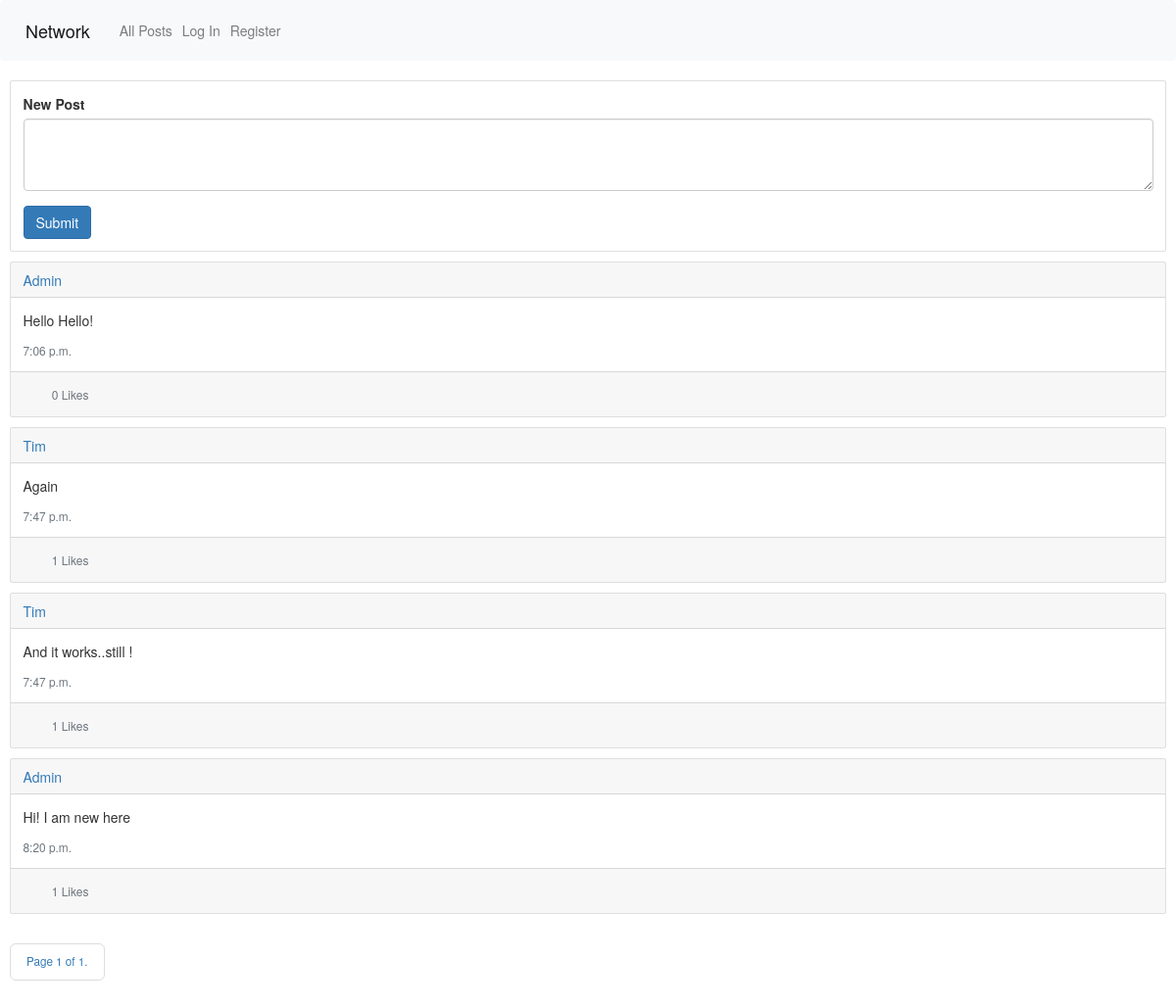
The app's page /?page=3, older data.
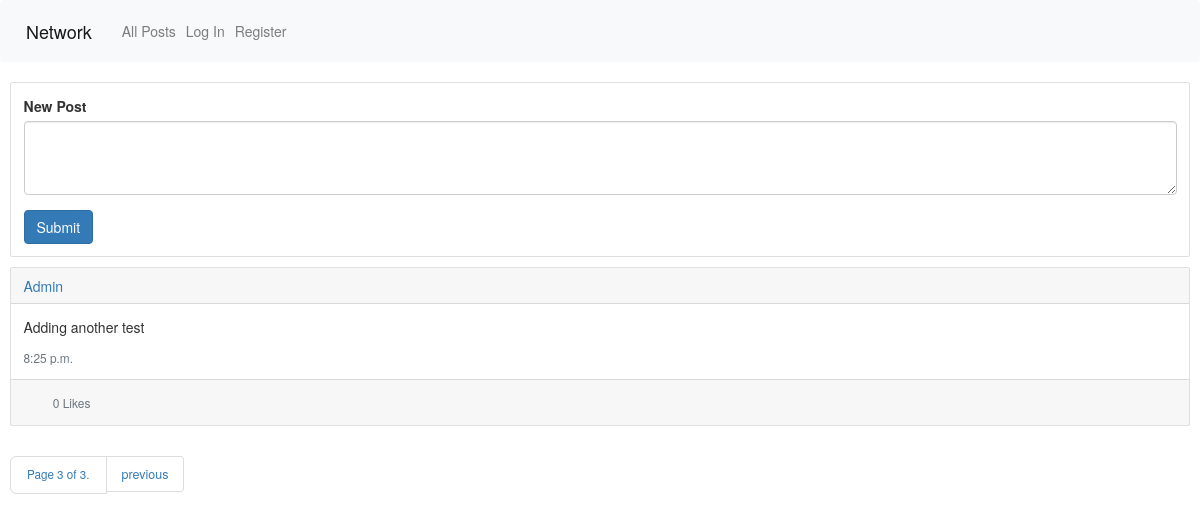
The same page, newer data.
### network/models.py (models this page shows)
class User(AbstractUser):
    pass

class Post(models.Model):
    user = models.ForeignKey(User, on_delete=models.CASCADE, related_name='user_post', null=True)
    content = models.CharField(max_length=64)
    timestamp = models.TimeField(auto_now=True)
    like = models.IntegerField(default=0)
    def serialize(self):
        return {
            "id": self.id,
            'user': self.user.username,
            "content": self.content,
            "timestamp": self.timestamp,
            "likes": self.like,
        }

### network/views.py (the view)
# urls.py: path("", views.index, name="index"),
def index(request):
    posts = Post.objects.all().order_by("timestamp")
    data = []
    for post in posts:
        serialized_post = post.serialize()
        if request.user.is_authenticated:
            user_liked = Like.objects.filter(post=post, user=request.user).exists()
        else:
            user_liked = False
        serialized_post['liked'] = user_liked
        data.append(serialized_post)
    paginator = Paginator(data, 5)
    page_number = request.GET.get('page')
    page_obj = paginator.get_page(page_number)
    return render(request, "network/index.html", {"data": page_obj})

### network/templates/network/index.html (shortened to what this page needs)
{% extends "network/layout.html" %} {% load static %} {% block body %}
<div class="card m-3">
  <div class="card-body">
    <form method="post" action="{% url 'newpost' %}">
      <div class="form-group">
        <label for="post_content">New Post</label>
        <textarea class="form-control" name="post_content" rows="3"></textarea>
      </div>
      <button type="submit" class="btn btn-primary">Submit</button>
    </form>
  </div>
</div>
 {% for post in data %}
<div class="card m-3">
  <div class="card-header">
    <a href="{% url 'profile' post.user %}">{{ post.user }}</a>
  </div>
  <div class="card-body">
    <p class="card-text content-text" data-postid="{{ post.id }}">
      {{ post.content }}
    </p>
    <p class="card-text">
      <small class="text-muted">{{ post.timestamp }}</small>
    </p>
  </div>
  <div class="card-footer">
    <div class="justify-content-between align-items-center">
          <div
          id="likes-count"
          class="btn btn-sm btn-outline-secondary col-1"
          data-postid="{{ post.id }}"
          >
          <span>{{ post.likes }} Likes</span>
        </div>
        </div>
      </div>
    </div>
  </div>
{% endfor %}
<nav aria-label="" class="m-3">
  <ul class="pagination pagination-lg">
    <li class="page-item"><span style="font-size: smaller">Page {{ data.number }} of {{ data.paginator.num_pages }}.</span></li>
        {% if data.has_previous %}
            <li class="page-item"> <a class="page-link" href="?page={{ data.previous_page_number }}">previous</a> {% endif %}</li>
  </ul>
</nav>
{% endblock %} {% block script %}
<link
  rel="stylesheet"
  href="https://maxcdn.bootstrapcdn.com/bootstrap/3.3.7/css/bootstrap.min.css"
/>
{% endblock %}

Row changes from the older to the newer data that the page shows:
no longer on this page (row edited): Post: content "Hello Hello!", timestamp "7:06 p.m."
no longer on this page (row edited): User: user "Tim" "Tim"
removed Post: content "Again", timestamp "7:47 p.m."
no longer on this page (row edited): Post: content "And it works..still !", timestamp "7:47 p.m."
no longer on this page (row edited): Post: content "Hi! I am new here", timestamp "8:20 p.m."
added Post: content "Adding another test", timestamp "8:25 p.m."
Text that changed along with them:
{{ data.number }}: "1" → "3"
{{ data.paginator.num_pages }}: "1" → "3"
new list line: "Admin"
new list line: "0 Likes"
text now shown: "previous"
list line gone: "Admin"
list line gone: "0 Likes"
list line gone: "1 Likes"
